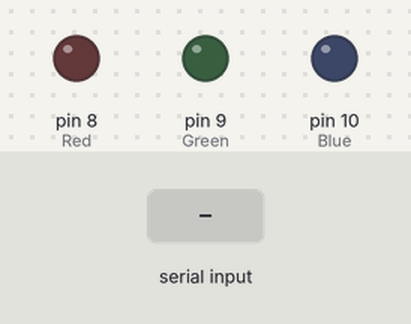
A sketch run on a simulated Arduino Uno, built with avr-gcc and run on an emulated ATmega328P. On the bench: output pins drawn as LEDs (lit = HIGH). Inputs (shaded band) come from the test bench.

Above: at 1.2 s.
1.3 s: "b" received over Serial
At 1.6 s:
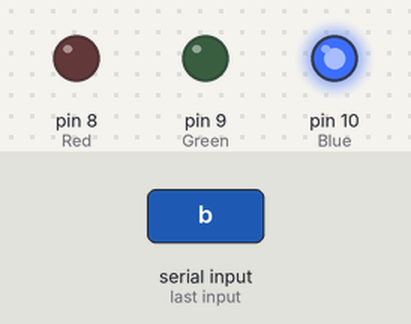
2.8 s: "r" received over Serial
At 3.9 s:
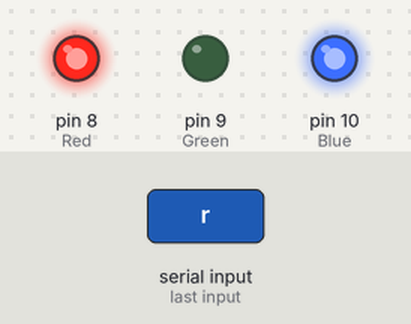
4.3 s: "g" received over Serial
At 5.1 s:
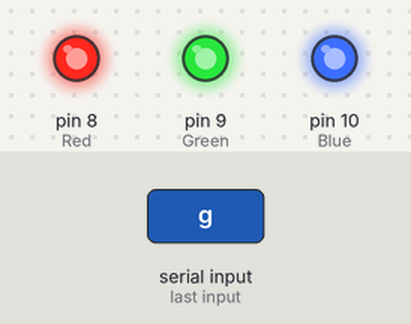
Timing chart, 0 to 7.3 s (numbered marks = the images above; inputs shaded):
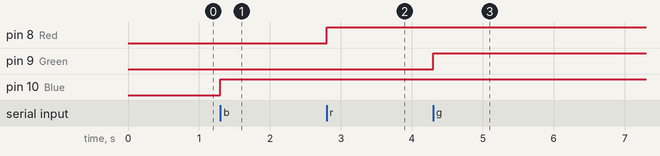

The sketch:

SerialMonitor.ino
```cpp
#define Blue 10
#define Red 8
#define Green 9
char c;
void setup() {
  // put your setup code here, to run once:
Serial.begin(9600);
pinMode(Blue,OUTPUT);
pinMode(Red,OUTPUT);
pinMode(Green,OUTPUT);
}

void loop() {
  // put your main code here, to run repeatedly:
if (Serial.available()>0)
{
  c=Serial.read();
  if (c=='b')
  {
    digitalWrite(Blue,HIGH);
  }
  else if(c=='r')
  {
    digitalWrite(Red,HIGH);
    }
    else if(c=='g')
    {
      digitalWrite(Green,HIGH);
      }
  }
}
```

Measured:
- after the input at 1.3 s, pin 10 (Blue): LOW → HIGH at once
- after the input at 2.8 s, pin 8 (Red): LOW → HIGH at once
- after the input at 4.3 s, pin 9 (Green): LOW → HIGH at once
